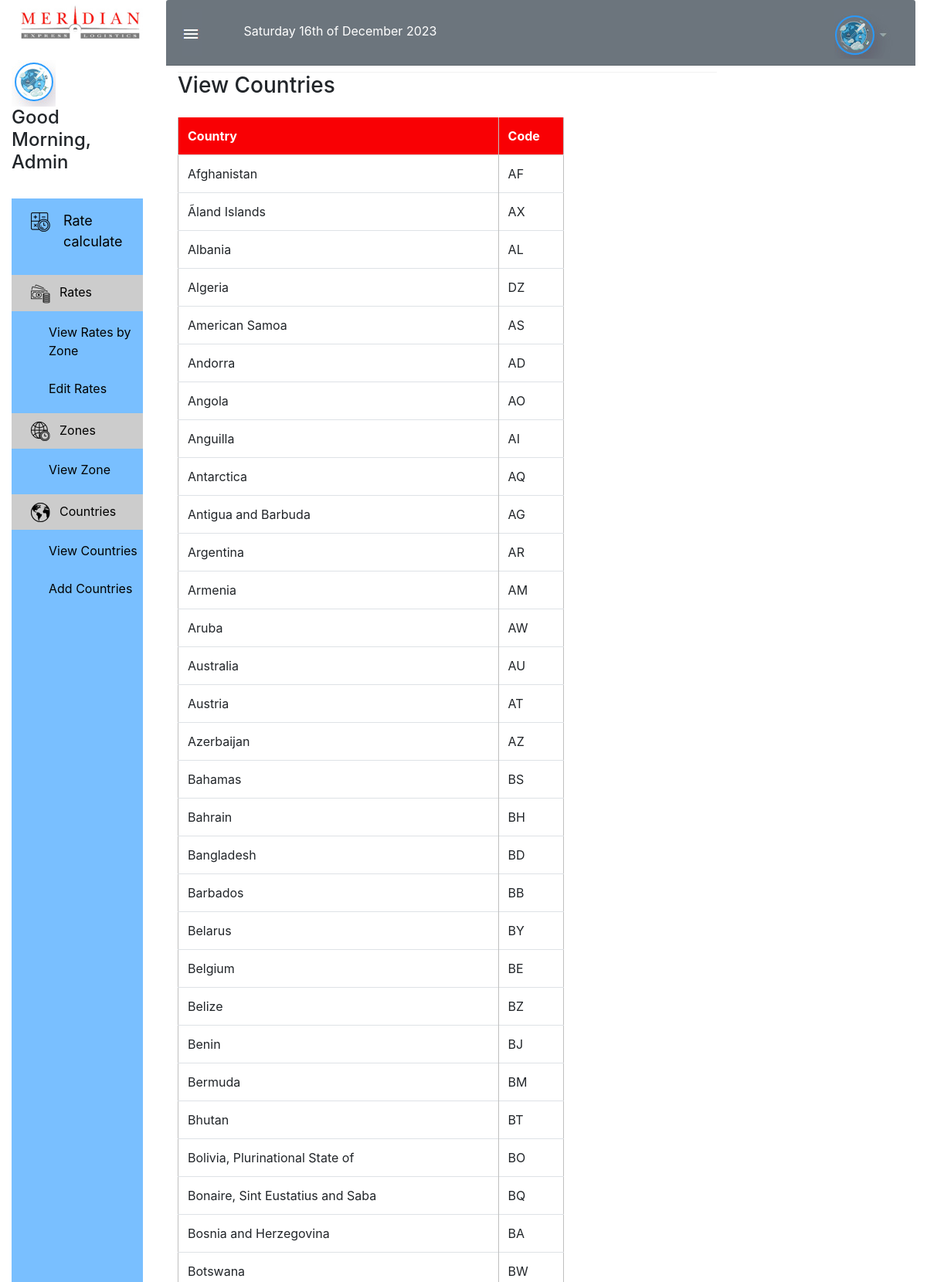
/view-countries.php (signed in, upper part), run on the app's committed database.
### view-countries.php (the view, shortened to what this page needs)
<?php
include("includes/conn.php");
?>
<?php include("includes/header.php");  ?>
        	<h3>View Countries</h3>
        <?php
			 $country_q=mysqli_query($url,"SELECT * FROM `".TB_pre."countries`");
 ?>
	<table class="table mt-4" id="viewCountrytable" >
	  <thead class="thead-dark">
		<tr class="redHead">
		  <th scope="col" class="">Country</th>
		  <th scope="col" class="">Code</th>
		</tr>
	  </thead>
	  <tbody>
		  <?php
			while($country_r=mysqli_fetch_object($country_q)){
		  ?>
		<tr>
			<td class=""><?php echo($country_r->name); ?></td>
		    <td class=""><?php echo($country_r->code); ?> </td>
		</tr>
		  <?php } ?>
	  </tbody>
	</table>
        </div></div>
    </div>
</div>
</body>
</html>

### includes/header.php (shortened to what this page needs)
<!doctype html>
<html>
<head>
<link rel="stylesheet" href="css/bootstrap.min.css">
<link href="css/style.css" rel="stylesheet" type="text/css">
</head>
<body>
<div class="container-fluid">
	<div class="row">
    	<div class="col-xl-2 col-md-2 col-lg-3 col-sm-3">
        	<?php include_once("includes/side-bar.php"); ?>
        </div>
        <div class="col-xl-10 col-md-10 col-sm-10">
        <div class="card-header mainhead">
            <img src="images/nav.jpg" width="26" height="60" alt=""/>
            <?php echo date("l jS \of F Y"); ?>
           <div class="profileWraper">
    			<img src="images/right-icon.jpg" width="85" height="64" alt="" class="float-right mr-0"/>
			</div> </div>
        <div class="col-xl-9 col-md-9 col-lg-9 col-sm-11">
            <div class="toast-header">
            </div>

### includes/side-bar.php
<div class="sidebar">
                <div class="logo">
                     <img src="images/logo.jpg" class="img-fluid" alt=""/>
                </div>
                <div class="userInfo">
                	<div class="row">
                    	<div class="col-md-auto"><img src="images/user.jpg" width="57" height="60" alt=""/></div>
                        <div class="col"><h4>Good Morning, <br>
<span>Admin</span></h4></div>
                    </div>
                </div>
                <div class="rateCalcNav">
                	<a href="home.php"><div class="calcicon"><img src="images/calculator.png" width="32" height="25" alt=""/></div>
                    Rate calculate</a>
                </div>
				<div class="clearfix"></div>
       	    	<div class="navPanel <?php if($_SESSION['admin_role']!=="1") {echo("hideMe");} ?>">
					<ul>
						<li class="navItems"><a href="#" class="mainItem"><i><img src="images/rate.png" width="32" height="25" alt=""/></i>Rates</a>
							<ul class="subnav">
								<li class="navItems"><a href="view-rates.php">View Rates by Zone</a></li>
								<li class="navItems"><a href="edit-rates.php">Edit Rates</a></li>
							</ul>
						</li>
						<li class="navItems"><a href="#" class="mainItem"><i><img src="images/zone.png" width="32" height="25" alt=""/></i>Zones</a>
							<ul class="subnav">
								<li class="navItems"><a href="view-zones.php">View Zone</a></li>
							</ul>
						</li>
						<li class="navItems"><a href="#" class="mainItem"><i><img src="images/countries.png" width="32" height="25" alt=""/></i>Countries</a>
							<ul class="subnav">
								<li class="navItems"><a href="view-countries.php">View Countries</a></li>
								<li class="navItems"><a href="add-country.php">Add Countries</a></li>
							</ul>
						</li>
					</ul>
				</div>
            </div>

### css/style.css (style rules this page uses)
.card-header.mainhead { background: #6c757d; color: #fff; }
.card-header.mainhead img { margin-right: 50px; }
.sidebar { background: #79bfff; height: 100%; min-height: 100vh; }
.logo { width: 100%; background: #fff; }
.userInfo { background: #fff; padding: 25px 0; }
.rateCalcNav { cursor: pointer; width: 100%; height: auto; padding: 15px 25px; float: left; }
.calcicon { float: left; padding-right: 10px; }
.navPanel { background: #79bfff; }
tr.redHead, .table .thead-dark .redHead th { background: #F90004; border: none; }
table.table { text-align: center; }
.navPanel ul { list-style: none; margin-top: 15px; padding-inline-start: 0; }
a.mainItem { padding: 10px 25px; background: #cccccc; width: 100%; display: block; }
.navPanel ul li ul.subnav { margin-top: 0; }
.navPanel ul.subnav li { margin: 15px 0; margin-top: 10px; }
.navPanel ul li { margin-bottom: 10px; }
.navPanel ul li a { color: #000; font-size: 16px; }
.subnav li a { padding: 5px 0 5px 48px; width: 100%; display: block; }
.navPanel ul li a:hover, .rateCalcNav a:hover, h4.clearfilter a, .navPanel ul li a, h4.clearfilter a:hover { text-decoration: none; }
.navPanel ul li i { margin-right: 5px; }
.rateCalcNav a { color: #000; font-size: 18px; }
table#viewCountrytable { max-width: 500px; text-align: left; }
table#viewCountrytable tr { border-left: 1px solid #bfbfbf; border-right: 1px solid #bfbfbf; }
table#viewCountrytable tr td:first-child, table#viewCountrytable tr th:first-child { border-right: 1px solid #bfbfbf; }
.profileWraper { float: right; cursor: pointer; }

### data on the page
me-countries: name "Afghanistan", code "AF"
me-countries: name "Ãland Islands", code "AX"
me-countries: name "Albania", code "AL"
me-countries: name "Algeria", code "DZ"
me-countries: name "American Samoa", code "AS"
me-countries: name "Andorra", code "AD"
me-countries: name "Angola", code "AO"
me-countries: name "Anguilla", code "AI"
me-countries: name "Antarctica", code "AQ"
me-countries: name "Antigua and Barbuda", code "AG"
me-countries: name "Argentina", code "AR"
me-countries: name "Armenia", code "AM"
me-countries: name "Aruba", code "AW"
me-countries: name "Australia", code "AU"
me-countries: name "Austria", code "AT"
me-countries: name "Azerbaijan", code "AZ"
me-countries: name "Bahamas", code "BS"
me-countries: name "Bahrain", code "BH"
me-countries: name "Bangladesh", code "BD"
me-countries: name "Barbados", code "BB"
me-countries: name "Belarus", code "BY"
me-countries: name "Belgium", code "BE"
me-countries: name "Belize", code "BZ"
me-countries: name "Benin", code "BJ"
me-countries: name "Bermuda", code "BM"
me-countries: name "Bhutan", code "BT"
me-countries: name "Bolivia, Plurinational State of", code "BO"
me-countries: name "Bonaire, Sint Eustatius and Saba", code "BQ"
me-countries: name "Bosnia and Herzegovina", code "BA"
me-countries: name "Botswana", code "BW"
